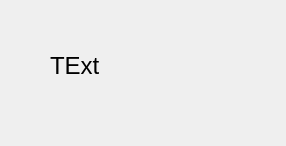
<?xml version="1.0" encoding="UTF-8"?>
<ui version="4.0">
 <class>Dialog</class>
 <widget class="QDialog" name="Dialog">
  <property name="geometry">
   <rect>
    <x>0</x>
    <y>0</y>
    <width>286</width>
    <height>146</height>
   </rect>
  </property>
  <property name="windowTitle">
   <string>ALERT</string>
  </property>
  <widget class="QLabel" name="label">
   <property name="geometry">
    <rect>
     <x>50</x>
     <y>20</y>
     <width>181</width>
     <height>91</height>
    </rect>
   </property>
   <property name="sizeIncrement">
    <size>
     <width>0</width>
     <height>6</height>
    </size>
   </property>
   <property name="font">
    <font>
     <pointsize>18</pointsize>
    </font>
   </property>
   <property name="text">
    <string>TExt</string>
   </property>
  </widget>
 </widget>
 <resources/>
 <connections/>
</ui>
